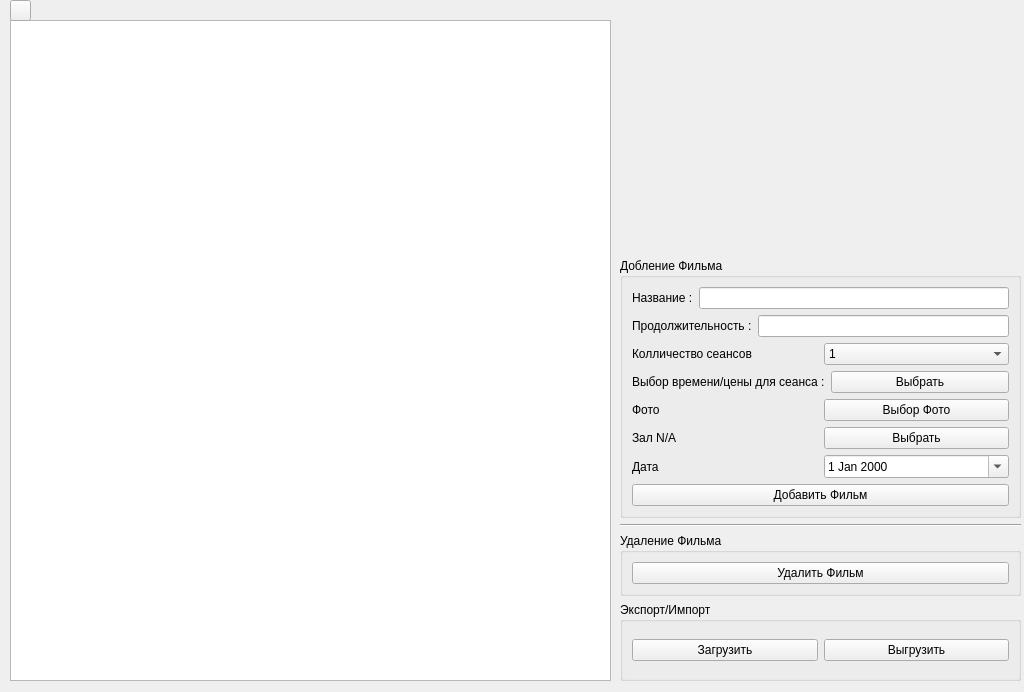
<?xml version="1.0" encoding="UTF-8"?>
<ui version="4.0">
 <class>EditMovie</class>
 <widget class="QWidget" name="EditMovie">
  <property name="geometry">
   <rect>
    <x>0</x>
    <y>0</y>
    <width>1024</width>
    <height>692</height>
   </rect>
  </property>
  <property name="windowTitle">
   <string>Form</string>
  </property>
  <widget class="QWidget" name="layoutWidget">
   <property name="geometry">
    <rect>
     <x>620</x>
     <y>10</y>
     <width>401</width>
     <height>671</height>
    </rect>
   </property>
   <layout class="QVBoxLayout" name="verticalLayout">
    <item alignment="Qt::AlignHCenter|Qt::AlignVCenter">
     <widget class="QLabel" name="label_moviePhoto">
      <property name="enabled">
       <bool>true</bool>
      </property>
      <property name="sizePolicy">
       <sizepolicy hsizetype="Fixed" vsizetype="Fixed">
        <horstretch>0</horstretch>
        <verstretch>0</verstretch>
       </sizepolicy>
      </property>
      <property name="minimumSize">
       <size>
        <width>350</width>
        <height>242</height>
       </size>
      </property>
      <property name="autoFillBackground">
       <bool>false</bool>
      </property>
      <property name="text">
       <string/>
      </property>
      <property name="textFormat">
       <enum>Qt::AutoText</enum>
      </property>
      <property name="scaledContents">
       <bool>true</bool>
      </property>
      <property name="alignment">
       <set>Qt::AlignLeading|Qt::AlignLeft|Qt::AlignVCenter</set>
      </property>
     </widget>
    </item>
    <item>
     <widget class="QGroupBox" name="groupBox_2">
      <property name="title">
       <string>Добление Фильма</string>
      </property>
      <layout class="QVBoxLayout" name="verticalLayout_2">
       <item>
        <layout class="QVBoxLayout" name="verticalLayout_10">
         <item>
          <layout class="QHBoxLayout" name="horizontalLayout_5">
           <item>
            <widget class="QLabel" name="lbl_movieName">
             <property name="text">
              <string>Название :</string>
             </property>
            </widget>
           </item>
           <item>
            <widget class="QLineEdit" name="lineEdit_movieName"/>
           </item>
          </layout>
         </item>
         <item>
          <layout class="QHBoxLayout" name="horizontalLayout_6">
           <item>
            <widget class="QLabel" name="lbl_movieLength">
             <property name="text">
              <string>Продолжительность :</string>
             </property>
            </widget>
           </item>
           <item>
            <widget class="QLineEdit" name="lineEdit_movieLength"/>
           </item>
          </layout>
         </item>
         <item>
          <layout class="QHBoxLayout" name="horizontalLayout_7">
           <item>
            <widget class="QLabel" name="lbl_timeSlot">
             <property name="text">
              <string>Колличество сеансов</string>
             </property>
            </widget>
           </item>
           <item>
            <widget class="QComboBox" name="comboBox_timeSlot">
             <item>
              <property name="text">
               <string>1</string>
              </property>
             </item>
             <item>
              <property name="text">
               <string>2</string>
              </property>
             </item>
             <item>
              <property name="text">
               <string>3</string>
              </property>
             </item>
             <item>
              <property name="text">
               <string>4</string>
              </property>
             </item>
             <item>
              <property name="text">
               <string>5</string>
              </property>
             </item>
            </widget>
           </item>
          </layout>
         </item>
         <item>
          <layout class="QHBoxLayout" name="horizontalLayout_11">
           <item>
            <widget class="QLabel" name="lbl_movieName_2">
             <property name="text">
              <string>Выбор времени/цены для сеанса :</string>
             </property>
            </widget>
           </item>
           <item>
            <widget class="QPushButton" name="pushButton_2">
             <property name="enabled">
              <bool>true</bool>
             </property>
             <property name="text">
              <string>Выбрать</string>
             </property>
            </widget>
           </item>
          </layout>
         </item>
         <item>
          <layout class="QHBoxLayout" name="horizontalLayout_10">
           <item>
            <widget class="QLabel" name="lbl_Poster">
             <property name="text">
              <string>Фото</string>
             </property>
            </widget>
           </item>
           <item>
            <widget class="QPushButton" name="btn_choosePhoto">
             <property name="text">
              <string>Выбор Фото</string>
             </property>
            </widget>
           </item>
          </layout>
         </item>
         <item>
          <layout class="QHBoxLayout" name="horizontalLayout_12">
           <item>
            <widget class="QLabel" name="lbl_Poster_3">
             <property name="text">
              <string>Зал N/A</string>
             </property>
            </widget>
           </item>
           <item>
            <widget class="QPushButton" name="buttonRooms">
             <property name="text">
              <string>Выбрать</string>
             </property>
            </widget>
           </item>
          </layout>
         </item>
         <item>
          <layout class="QHBoxLayout" name="horizontalLayout_8">
           <item>
            <widget class="QLabel" name="lbl_movieLength_2">
             <property name="text">
              <string>Дата</string>
             </property>
            </widget>
           </item>
           <item>
            <widget class="QDateEdit" name="dateTimeEdit">
             <property name="calendarPopup">
              <bool>true</bool>
             </property>
            </widget>
           </item>
          </layout>
         </item>
         <item>
          <widget class="QPushButton" name="btn_addMovie">
           <property name="enabled">
            <bool>true</bool>
           </property>
           <property name="text">
            <string>Добавить Фильм</string>
           </property>
          </widget>
         </item>
        </layout>
       </item>
      </layout>
     </widget>
    </item>
    <item>
     <widget class="Line" name="line">
      <property name="lineWidth">
       <number>1</number>
      </property>
      <property name="orientation">
       <enum>Qt::Horizontal</enum>
      </property>
     </widget>
    </item>
    <item>
     <widget class="QGroupBox" name="groupBox">
      <property name="sizePolicy">
       <sizepolicy hsizetype="Preferred" vsizetype="Fixed">
        <horstretch>0</horstretch>
        <verstretch>0</verstretch>
       </sizepolicy>
      </property>
      <property name="title">
       <string>Удаление Фильма</string>
      </property>
      <layout class="QHBoxLayout" name="horizontalLayout">
       <item>
        <widget class="QPushButton" name="btn_removeMovie">
         <property name="text">
          <string>Удалить Фильм</string>
         </property>
        </widget>
       </item>
      </layout>
     </widget>
    </item>
    <item>
     <widget class="QGroupBox" name="groupBox_3">
      <property name="title">
       <string>Экспорт/Импорт</string>
      </property>
      <layout class="QHBoxLayout" name="horizontalLayout_2">
       <item>
        <widget class="QPushButton" name="pushButton_import">
         <property name="text">
          <string>Загрузить</string>
         </property>
        </widget>
       </item>
       <item>
        <widget class="QPushButton" name="pushButton_export">
         <property name="text">
          <string>Выгрузить</string>
         </property>
        </widget>
       </item>
      </layout>
     </widget>
    </item>
   </layout>
  </widget>
  <widget class="QTableWidget" name="tableWidget">
   <property name="geometry">
    <rect>
     <x>10</x>
     <y>20</y>
     <width>601</width>
     <height>661</height>
    </rect>
   </property>
  </widget>
  <widget class="QPushButton" name="pushButton">
   <property name="geometry">
    <rect>
     <x>10</x>
     <y>0</y>
     <width>21</width>
     <height>21</height>
    </rect>
   </property>
   <property name="text">
    <string/>
   </property>
   <property name="icon">
    <iconset resource="pic.qrc">
     <normaloff>:/images/back.png</normaloff>:/images/back.png</iconset>
   </property>
  </widget>
 </widget>
 <resources>
  <include location="pic.qrc"/>
 </resources>
 <connections/>
</ui>
